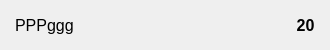
<?xml version="1.0" encoding="UTF-8"?>
<ui version="4.0">
 <class>ChatButtonFrame</class>
 <widget class="QFrame" name="ChatButtonFrame">
  <property name="geometry">
   <rect>
    <x>0</x>
    <y>0</y>
    <width>330</width>
    <height>50</height>
   </rect>
  </property>
  <property name="sizePolicy">
   <sizepolicy hsizetype="Preferred" vsizetype="Preferred">
    <horstretch>0</horstretch>
    <verstretch>0</verstretch>
   </sizepolicy>
  </property>
  <property name="maximumSize">
   <size>
    <width>16777215</width>
    <height>16777215</height>
   </size>
  </property>
  <property name="font">
   <font>
    <pointsize>14</pointsize>
   </font>
  </property>
  <property name="cursor">
   <cursorShape>PointingHandCursor</cursorShape>
  </property>
  <property name="frameShape">
   <enum>QFrame::NoFrame</enum>
  </property>
  <property name="frameShadow">
   <enum>QFrame::Plain</enum>
  </property>
  <property name="lineWidth">
   <number>0</number>
  </property>
  <widget class="QLabel" name="chatNameLabel">
   <property name="geometry">
    <rect>
     <x>15</x>
     <y>0</y>
     <width>290</width>
     <height>50</height>
    </rect>
   </property>
   <property name="font">
    <font>
     <pointsize>12</pointsize>
     <weight>50</weight>
     <bold>false</bold>
    </font>
   </property>
   <property name="cursor">
    <cursorShape>PointingHandCursor</cursorShape>
   </property>
   <property name="text">
    <string>PPPggg</string>
   </property>
  </widget>
  <widget class="QLabel" name="unreadCountLabel">
   <property name="geometry">
    <rect>
     <x>290</x>
     <y>10</y>
     <width>31</width>
     <height>30</height>
    </rect>
   </property>
   <property name="font">
    <font>
     <pointsize>12</pointsize>
     <weight>75</weight>
     <bold>true</bold>
    </font>
   </property>
   <property name="text">
    <string>20</string>
   </property>
   <property name="alignment">
    <set>Qt::AlignCenter</set>
   </property>
  </widget>
 </widget>
 <resources/>
 <connections/>
</ui>
